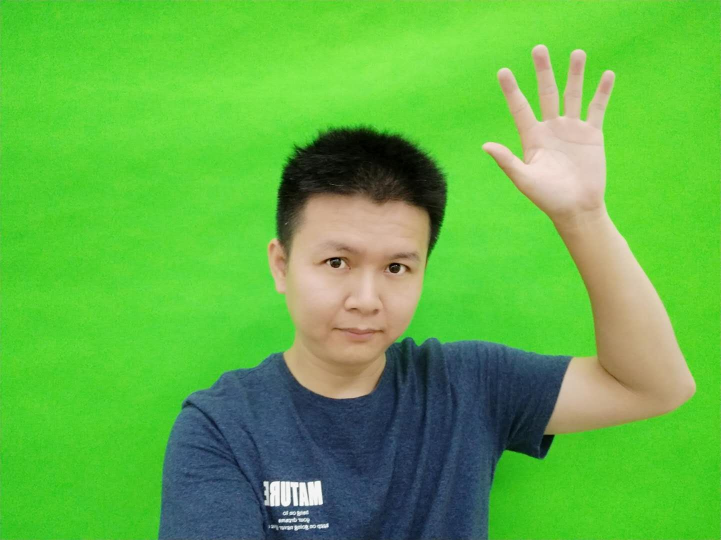
#> input picture demo.jpg, 1442 x 1080 px (shown at 1/2 size)
$ python green_image.py
#> lines starting #> are read from the running program, lines starting #| are printed output that depends on the picture; after the words box and inside, x2 and y2 are one past the last pixel; in counts of white or black regions, pixels touching at a corner belong together
import cv2
import numpy as np
import skimage.exposure

# load image
img = cv2.imread('demo.jpg')
#> img is the input picture: shape (1080, 1442, 3); mean B, G, R 69, 179.8, 95.7

# convert to LAB
lab = cv2.cvtColor(img,cv2.COLOR_BGR2LAB)
#> lab: shape (1080, 1442, 3); mean of channels 0, 1, 2 169, 86.7, 172.1

# extract A channel
A = lab[:,:,1]
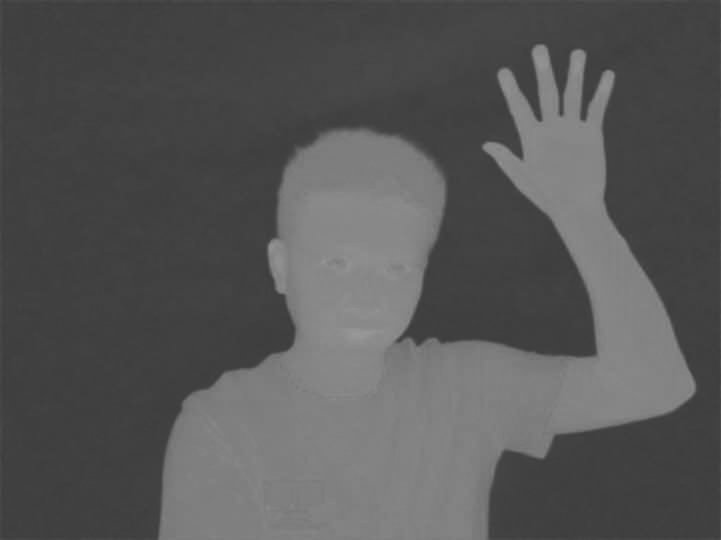
#> A: shape (1080, 1442) (shown at 1/2 size); min 58, max 153, mean 86.7

# threshold A channel
thresh = cv2.threshold(A, 0, 255, cv2.THRESH_BINARY+cv2.THRESH_OTSU)[1]
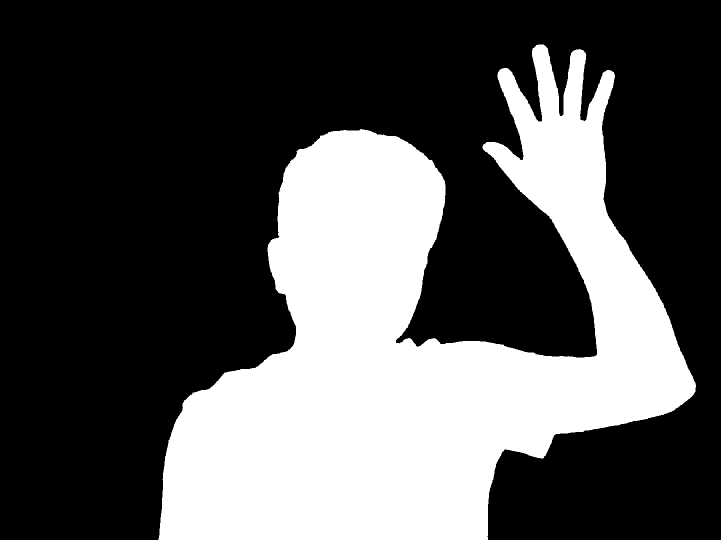
#> thresh: shape (1080, 1442) (shown at 1/2 size); 32.8% white; 1 white region, box (x1, y1, x2, y2) and area: (317, 89, 1392, 1080) 511302

# blur threshold image
blur = cv2.GaussianBlur(thresh, (0,0), sigmaX=5, sigmaY=5, borderType = cv2.BORDER_DEFAULT)
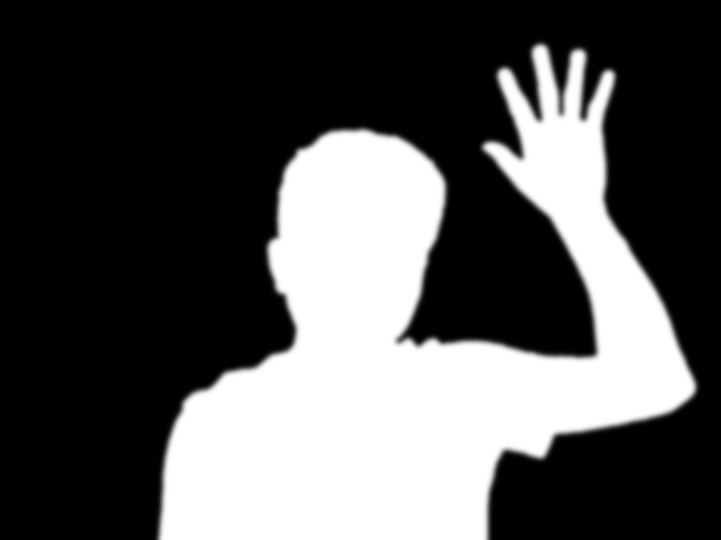
#> blur: shape (1080, 1442) (shown at 1/2 size); min 0, max 255, mean 83.7

# stretch so that 255 -> 255 and 127.5 -> 0
mask = skimage.exposure.rescale_intensity(blur, in_range=(127.5,255), out_range=(0,255)).astype(np.uint8)
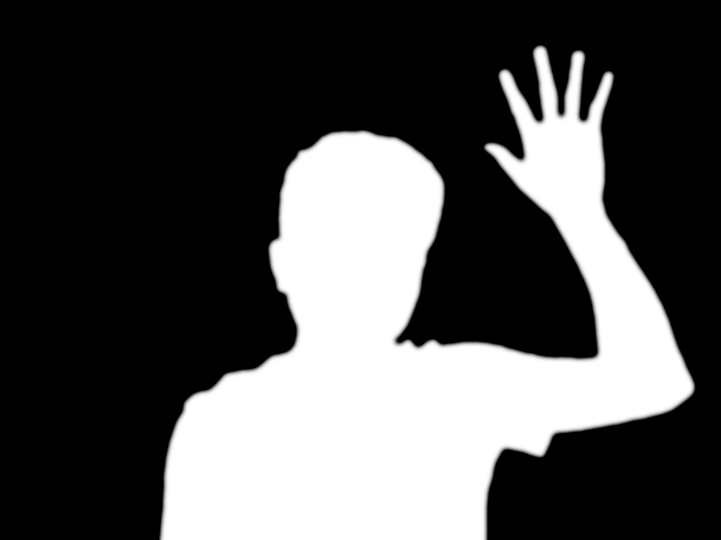
#> mask: shape (1080, 1442) (shown at 1/2 size); min 0, max 255, mean 80.5

# add mask to image as alpha channel
result = img.copy()
result = cv2.cvtColor(img,cv2.COLOR_BGR2BGRA)
result[:,:,3] = mask

# save output
cv2.imwrite('greenscreen_thresh.png', thresh)
cv2.imwrite('greenscreen_mask.png', mask)
cv2.imwrite('greenscreen_antialiased.png', result)

# Display various images to see the steps
cv2.imshow('A',A)
cv2.imshow('thresh', thresh)
cv2.imshow('blur', blur)
cv2.imshow('mask', mask)
cv2.imshow('result', result)

cv2.waitKey(0)
cv2.destroyAllWindows()
